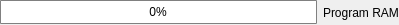
<?xml version="1.0" encoding="UTF-8"?>
<ui version="4.0">
 <class>FITKRAMProportionBar</class>
 <widget class="QWidget" name="FITKRAMProportionBar">
  <property name="geometry">
   <rect>
    <x>0</x>
    <y>0</y>
    <width>399</width>
    <height>25</height>
   </rect>
  </property>
  <property name="windowTitle">
   <string>RAM</string>
  </property>
  <property name="styleSheet">
   <string notr="true">border: none;</string>
  </property>
  <layout class="QHBoxLayout" name="horizontalLayout">
   <property name="leftMargin">
    <number>0</number>
   </property>
   <property name="topMargin">
    <number>0</number>
   </property>
   <property name="rightMargin">
    <number>0</number>
   </property>
   <property name="bottomMargin">
    <number>0</number>
   </property>
   <item>
    <widget class="QProgressBar" name="progressBar_Mem">
     <property name="toolTip">
      <string>Memory cost.</string>
     </property>
     <property name="styleSheet">
      <string notr="true">QProgressBar{color:black;border:1px solid gray;border-radius:1px;}
QProgressBar::chunk{background-color:rgb(0,255,0);}</string>
     </property>
     <property name="value">
      <number>0</number>
     </property>
     <property name="alignment">
      <set>Qt::AlignCenter</set>
     </property>
    </widget>
   </item>
   <item>
    <widget class="QLabel" name="label_RAM">
     <property name="text">
      <string>Program RAM</string>
     </property>
    </widget>
   </item>
  </layout>
 </widget>
 <resources/>
 <connections/>
</ui>
